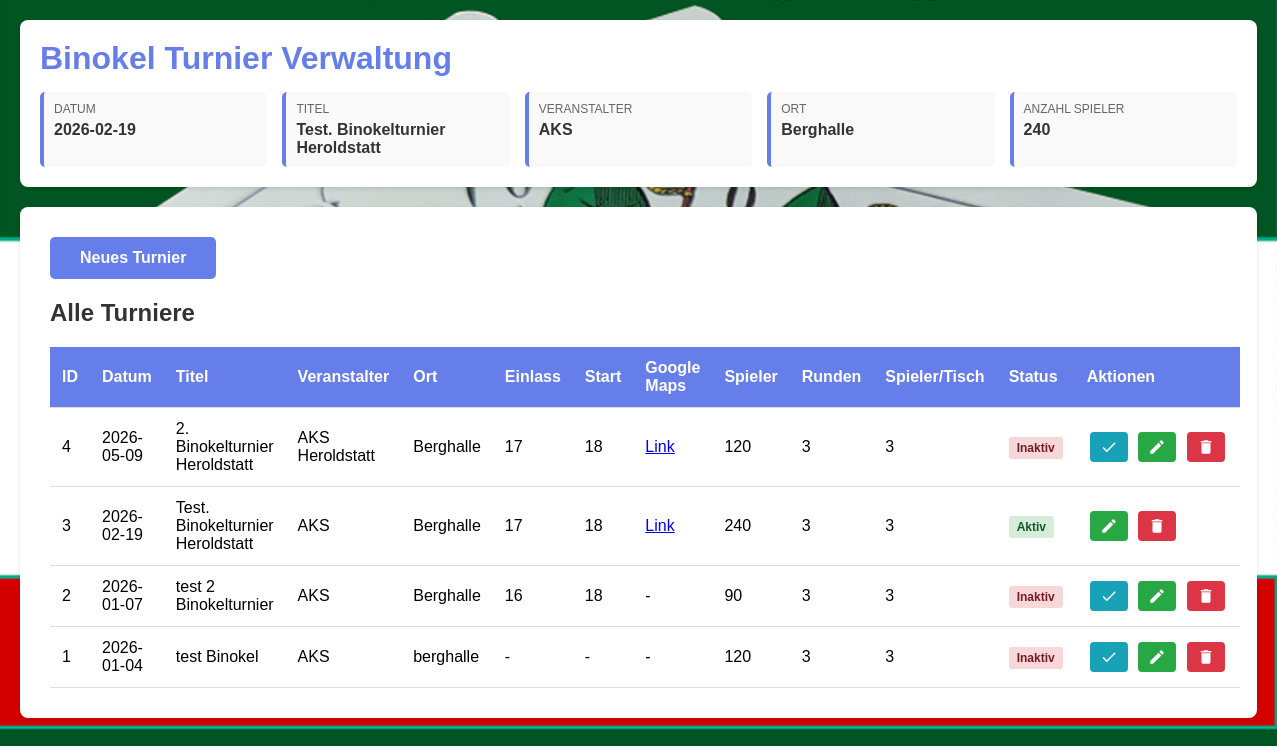
Page /turnier/turnier_erfassen.php on the earlier database version.
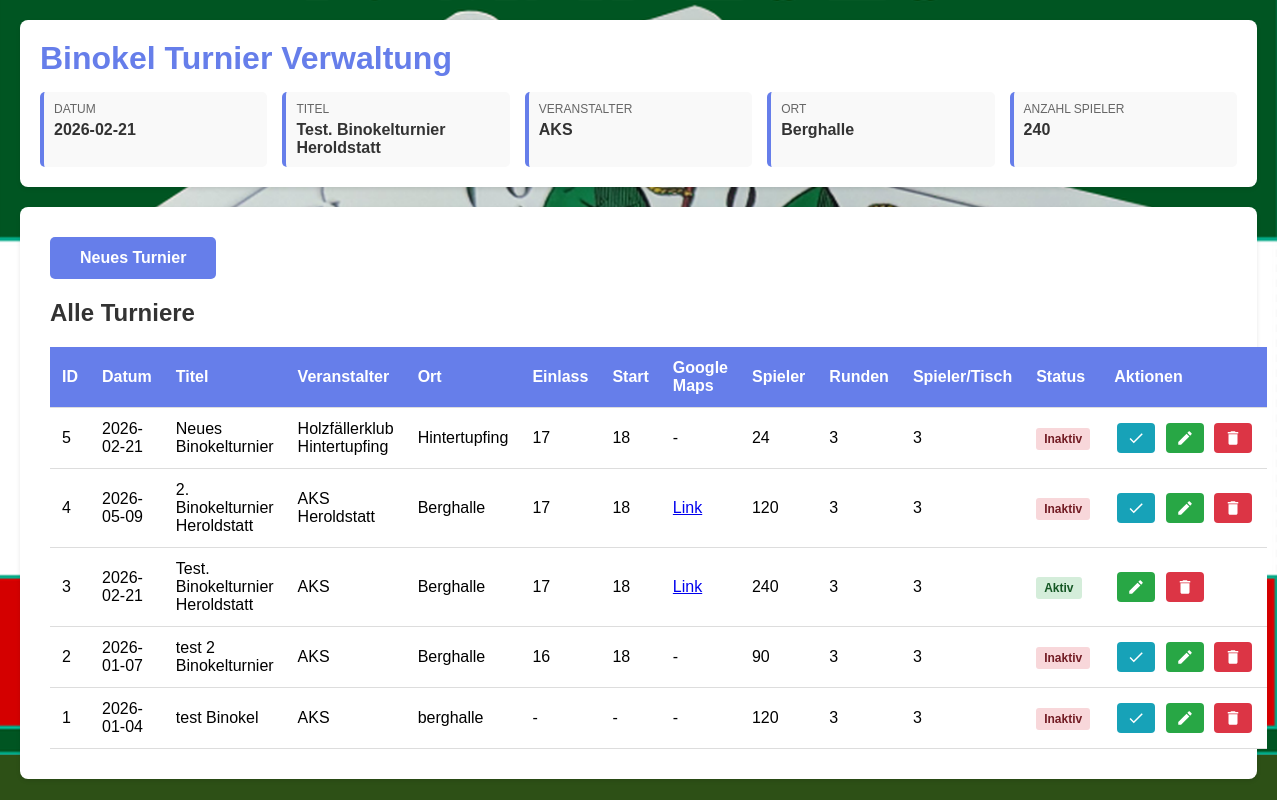
Same page on the later database version.
### tables this page shows
CREATE TABLE turnier (
        id INTEGER PRIMARY KEY AUTOINCREMENT,
        datum TEXT NOT NULL,
        titel TEXT NOT NULL,
        veranstalter TEXT NOT NULL,
        ort TEXT NOT NULL,
        erstellt_am TEXT DEFAULT CURRENT_TIMESTAMP,
        aktiv INTEGER DEFAULT 1
    , anzahl_spieler INTEGER DEFAULT 0, anzahl_runden INTEGER DEFAULT 3, spieler_pro_runde INTEGER DEFAULT 3, aktive_runde INTEGER DEFAULT NULL, aktive_ergebnis_runde INTEGER DEFAULT NULL, googlemaps_link TEXT DEFAULT NULL, startzeit TEXT DEFAULT NULL, einlasszeit TEXT DEFAULT NULL);

### turnier/config.php (called while the page is built, shortened)
<?php
function getAktuellesTurnier() {
    $db = getDB();
    $stmt = $db->query("SELECT * FROM turnier WHERE aktiv = 1 ORDER BY id DESC LIMIT 1");
    return $stmt->fetch(PDO::FETCH_ASSOC);
}
function getAllTurniere() {
    $db = getDB();
    $stmt = $db->query("SELECT * FROM turnier ORDER BY id DESC");
    return $stmt->fetchAll(PDO::FETCH_ASSOC);
}

### turnier/turnier_erfassen.php (the view, shortened to what this page needs)
<?php
require_once 'config.php';
$aktuellesTurnier = getAktuellesTurnier();
$alleTurniere = getAllTurniere();
$success = null;
$error = null;
$editMode = false;
$editTurnier = null;
$showForm = isset($_GET['new']) || $editMode;
?>
<!DOCTYPE html>
<html lang="de">
<head>
</head>
<body>
    <?php include 'header.php'; ?>
    <div class="container">
        <div class="toolbar">
            <a href="?new=1" class="btn">Neues Turnier</a>
        </div>
        <?php if ($showForm): ?>
            <h2><?php echo $editMode ? 'Turnier bearbeiten' : 'Neues Turnier erfassen'; ?></h2>
            <?php if ($success): ?>
                <div class="message success">
                    <?php echo htmlspecialchars($success); ?>
                </div>
            <?php endif; ?>
            <?php if ($error): ?>
                <div class="message error">
                    <?php echo htmlspecialchars($error); ?>
                </div>
            <?php endif; ?>
            <form action="turnier_speichern.php" method="POST">
                <?php if ($editMode): ?>
                    <input type="hidden" name="id" value="<?php echo $editTurnier['id']; ?>">
                <?php endif; ?>
                <div class="form-group">
                    <label for="datum">Datum *</label>
                    <input type="date" id="datum" name="datum" required value="<?php echo $editMode ? htmlspecialchars($editTurnier['datum']) : ''; ?>">
                </div>
                <div class="form-group">
                    <label for="titel">Titel *</label>
                    <input type="text" id="titel" name="titel" required placeholder="z.B. 2. Binokelturnier Heroldstatt" value="<?php echo $editMode ? htmlspecialchars($editTurnier['titel']) : ''; ?>">
                </div>
                <div class="form-group">
                    <label for="veranstalter">Veranstalter *</label>
                    <input type="text" id="veranstalter" name="veranstalter" required placeholder="z.B. AKS Heroldstatt" value="<?php echo $editMode ? htmlspecialchars($editTurnier['veranstalter']) : ''; ?>">
                </div>
                <div class="form-group">
                    <label for="ort">Ort *</label>
                    <input type="text" id="ort" name="ort" required placeholder="z.B. Berghalle, 72535 Heroldstatt" value="<?php echo $editMode ? htmlspecialchars($editTurnier['ort']) : ''; ?>">
                </div>
                <div class="form-group">
                    <label for="einlasszeit">Einlasszeit (optional)</label>
                    <input type="text" id="einlasszeit" name="einlasszeit" placeholder="z.B. 17 Uhr" value="<?php echo $editMode ? htmlspecialchars($editTurnier['einlasszeit'] ?? '') : ''; ?>">
                </div>
                <div class="form-group">
                    <label for="startzeit">Startzeit (optional)</label>
                    <input type="text" id="startzeit" name="startzeit" placeholder="z.B. 18 Uhr" value="<?php echo $editMode ? htmlspecialchars($editTurnier['startzeit'] ?? '') : ''; ?>">
                </div>
                <div class="form-group">
                    <label for="googlemaps_link">Google Maps Link (optional)</label>
                    <input type="url" id="googlemaps_link" name="googlemaps_link" placeholder="z.B. https://maps.app.goo.gl/WW1vLiSJfzJ5VBrt8" value="<?php echo $editMode ? htmlspecialchars($editTurnier['googlemaps_link'] ?? '') : ''; ?>">
                </div>
                <div class="form-group">
                    <label for="anzahl_spieler">Anzahl der Spieler *</label>
                    <input type="number" id="anzahl_spieler" name="anzahl_spieler" required min="1" placeholder="z.B. 16" value="<?php echo $editMode ? htmlspecialchars($editTurnier['anzahl_spieler'] ?? '0') : ''; ?>" onchange="pruefeTeilbarkeit()" oninput="pruefeTeilbarkeit()">
                </div>
                <div class="form-group">
                    <label for="anzahl_runden">Anzahl der Runden *</label>
                    <input type="number" id="anzahl_runden" name="anzahl_runden" required min="1" value="<?php echo $editMode ? htmlspecialchars($editTurnier['anzahl_runden'] ?? '3') : '3'; ?>">
                </div>
                <div class="form-group">
                    <label for="spieler_pro_runde">Anzahl Spieler pro Runde (pro Tisch) *</label>
                    <input type="number" id="spieler_pro_runde" name="spieler_pro_runde" required min="2" value="<?php echo $editMode ? htmlspecialchars($editTurnier['spieler_pro_runde'] ?? '3') : '3'; ?>" onchange="pruefeTeilbarkeit()" oninput="pruefeTeilbarkeit()">
                    <small id="teilbarkeits_hinweis" style="display: none; color: #dc3545; margin-top: 5px; display: block;"></small>
                </div>
                <button type="submit" class="btn" id="submitBtn"><?php echo $editMode ? 'Turnier aktualisieren' : 'Turnier speichern'; ?></button>
            </form>
            <script>
                function pruefeTeilbarkeit() {
                    var anzahlSpieler = parseInt(document.getElementById('anzahl_spieler').value) || 0;
                    var spielerProRunde = parseInt(document.getElementById('spieler_pro_runde').value) || 0;
                    var hinweis = document.getElementById('teilbarkeits_hinweis');
                    var submitBtn = document.getElementById('submitBtn');
                    if (anzahlSpieler > 0 && spielerProRunde > 0) {
                        if (anzahlSpieler % spielerProRunde != 0) {
                            var rest = anzahlSpieler % spielerProRunde;
                            hinweis.textContent = 'Warnung: Die Anzahl der Spieler (' + anzahlSpieler + ') ist nicht ganzzahlig durch die Anzahl Spieler pro Runde (' + spielerProRunde + ') teilbar. Rest: ' + rest + '.';
                            hinweis.style.color = '#dc3545';
                            hinweis.style.display = 'block';
                            submitBtn.disabled = false; // Erlaube trotzdem das Absenden, Server validiert auch
                        } else {
                            hinweis.textContent = '✓ Die Anzahl der Spieler ist durch die Anzahl Spieler pro Runde teilbar.';
                            hinweis.style.color = '#28a745';
                            hinweis.style.display = 'block';
                            submitBtn.disabled = false;
                        }
                    } else {
                        hinweis.style.display = 'none';
                        submitBtn.disabled = false;
                    }
                }
                // Beim Laden der Seite prüfen, falls Werte bereits vorhanden
                window.addEventListener('DOMContentLoaded', function() {
                    pruefeTeilbarkeit();
                });
            </script>
        <?php else: ?>
            <h2>Alle Turniere</h2>
            <?php if (empty($alleTurniere)): ?>
                <p class="no-turnier">Noch keine Turniere erfasst.</p>
            <?php else: ?>
                <table>
                    <thead>
                        <tr>
                            <th>ID</th>
                            <th>Datum</th>
                            <th>Titel</th>
                            <th>Veranstalter</th>
                            <th>Ort</th>
                            <th>Einlass</th>
                            <th>Start</th>
                            <th>Google Maps</th>
                            <th>Spieler</th>
                            <th>Runden</th>
                            <th>Spieler/Tisch</th>
                            <th>Status</th>
                            <th>Aktionen</th>
                        </tr>
                    </thead>
                    <tbody>
                        <?php foreach ($alleTurniere as $turnier): ?>
                            <tr>
                                <td><?php echo htmlspecialchars($turnier['id']); ?></td>
                                <td><?php echo htmlspecialchars($turnier['datum']); ?></td>
                                <td><?php echo htmlspecialchars($turnier['titel']); ?></td>
                                <td><?php echo htmlspecialchars($turnier['veranstalter']); ?></td>
                                <td><?php echo htmlspecialchars($turnier['ort']); ?></td>
                                <td><?php echo htmlspecialchars($turnier['einlasszeit'] ?? '-'); ?></td>
                                <td><?php echo htmlspecialchars($turnier['startzeit'] ?? '-'); ?></td>
                                <td>
                                    <?php if (!empty($turnier['googlemaps_link'])): ?>
                                        <a href="<?php echo htmlspecialchars($turnier['googlemaps_link']); ?>" target="_blank" title="<?php echo htmlspecialchars($turnier['googlemaps_link']); ?>">Link</a>
                                    <?php else: ?>
                                        -
                                    <?php endif; ?>
                                </td>
                                <td><?php echo htmlspecialchars($turnier['anzahl_spieler'] ?? '0'); ?></td>
                                <td><?php echo htmlspecialchars($turnier['anzahl_runden'] ?? '3'); ?></td>
                                <td><?php echo htmlspecialchars($turnier['spieler_pro_runde'] ?? '3'); ?></td>
                                <td>
                                    <?php if ($turnier['aktiv'] == 1): ?>
                                        <span class="status-active">Aktiv</span>
                                    <?php else: ?>
                                        <span class="status-inactive">Inaktiv</span>
                                    <?php endif; ?>
                                </td>
                                <td>
                                    <div class="action-buttons">
                                        <?php if ($turnier['aktiv'] != 1): ?>
                                            <button class="icon-btn icon-btn-activate" onclick="activateTurnier(<?php echo $turnier['id']; ?>)" title="Aktivieren">
                                                <svg xmlns="http://www.w3.org/2000/svg" viewBox="0 0 24 24">
                                                    <path d="M9 16.2L4.8 12l-1.4 1.4L9 19 21 7l-1.4-1.4L9 16.2z"/>
                                                </svg>
                                            </button>
                                        <?php endif; ?>
                                        <button class="icon-btn icon-btn-edit" onclick="editTurnier(<?php echo $turnier['id']; ?>)" title="Bearbeiten">
                                            <svg xmlns="http://www.w3.org/2000/svg" viewBox="0 0 24 24">
                                                <path d="M3 17.25V21h3.75L17.81 9.94l-3.75-3.75L3 17.25zM20.71 7.04c.39-.39.39-1.02 0-1.41l-2.34-2.34c-.39-.39-1.02-.39-1.41 0l-1.83 1.83 3.75 3.75 1.83-1.83z"/>
                                            </svg>
                                        </button>
                                        <button class="icon-btn icon-btn-delete" onclick="deleteTurnier(<?php echo $turnier['id']; ?>)" title="Löschen">
                                            <svg xmlns="http://www.w3.org/2000/svg" viewBox="0 0 24 24">
                                                <path d="M6 19c0 1.1.9 2 2 2h8c1.1 0 2-.9 2-2V7H6v12zM19 4h-3.5l-1-1h-5l-1 1H5v2h14V4z"/>
                                            </svg>
                                        </button>
                                    </div>
                                </td>
                            </tr>
                        <?php endforeach; ?>
                    </tbody>
                </table>
            <?php endif; ?>
        <?php endif; ?>
    </div>
</body>
</html>

### turnier/header.php (shortened to what this page needs)
<?php
require_once 'config.php';
$aktuellesTurnier = getAktuellesTurnier();
?>
<div class="header">
    <h1>Binokel Turnier Verwaltung</h1>
    <?php if ($aktuellesTurnier): ?>
        <div class="turnier-info">
            <div class="info-item">
                <div class="info-label">Datum</div>
                <div class="info-value"><?php echo htmlspecialchars($aktuellesTurnier['datum']); ?></div>
            </div>
            <div class="info-item">
                <div class="info-label">Titel</div>
                <div class="info-value"><?php echo htmlspecialchars($aktuellesTurnier['titel']); ?></div>
            </div>
            <div class="info-item">
                <div class="info-label">Veranstalter</div>
                <div class="info-value"><?php echo htmlspecialchars($aktuellesTurnier['veranstalter']); ?></div>
            </div>
            <div class="info-item">
                <div class="info-label">Ort</div>
                <div class="info-value"><?php echo htmlspecialchars($aktuellesTurnier['ort']); ?></div>
            </div>
            <div class="info-item">
                <div class="info-label">Anzahl Spieler</div>
                <div class="info-value"><?php echo htmlspecialchars($aktuellesTurnier['anzahl_spieler'] ?? '0'); ?></div>
            </div>
        </div>
    <?php else: ?>
        <p class="no-turnier">Noch kein Turnier erfasst</p>
    <?php endif; ?>
</div>

### turnier/turnier_erfassen.php (style rules this page uses)
* { margin: 0; padding: 0; box-sizing: border-box; }
body { font-family: Arial, sans-serif; background-color: #2d5016; background-image: url('../img/Binokel_Hintergrund.png'); background-size: contain; background-position: center top; background-repeat: no-repeat; background-attachment: fixed; padding: 20px; }
.container { background: white; padding: 30px; border-radius: 8px; box-shadow: 0 2px 4px rgba(0,0,0,0.1); max-width: 1400px; margin: 0 auto; }
.toolbar { display: flex; justify-content: space-between; align-items: center; margin-bottom: 20px; }
h2 { color: #333; margin-bottom: 20px; }
.btn { background: #667eea; color: white; padding: 12px 30px; border: none; border-radius: 5px; font-size: 16px; font-weight: 600; cursor: pointer; transition: background-color 0.3s; text-decoration: none; display: inline-block; }
table { width: 100%; border-collapse: collapse; margin-top: 20px; background: white; }
th, td { padding: 12px; text-align: left; border-bottom: 1px solid #ddd; }
th { background: #667eea; color: white; font-weight: bold; }
.icon-btn { padding: 6px 10px; margin: 0 3px; border: none; border-radius: 4px; cursor: pointer; display: inline-flex; align-items: center; justify-content: center; transition: background-color 0.2s, transform 0.1s; vertical-align: middle; }
.icon-btn svg { width: 18px; height: 18px; fill: white; }
.icon-btn-edit { background: #28a745; }
.icon-btn-delete { background: #dc3545; }
.icon-btn-activate { background: #17a2b8; }
.action-buttons { white-space: nowrap; }
.status-active { padding: 4px 8px; background: #d4edda; color: #155724; border-radius: 3px; font-size: 12px; font-weight: bold; }
.status-inactive { padding: 4px 8px; background: #f8d7da; color: #721c24; border-radius: 3px; font-size: 12px; font-weight: bold; }

### turnier/header.php (style rules this page uses)
.header { background: white; padding: 20px; border-radius: 8px; margin-bottom: 20px; box-shadow: 0 2px 4px rgba(0,0,0,0.1); }
.header h1 { color: #667eea; margin-bottom: 15px; }
.turnier-info { display: grid; grid-template-columns: repeat(auto-fit, minmax(200px, 1fr)); gap: 15px; margin-top: 15px; }
.info-item { padding: 10px; background: #f9f9f9; border-radius: 5px; border-left: 4px solid #667eea; }
.info-label { font-size: 12px; color: #666; text-transform: uppercase; margin-bottom: 5px; }
.info-value { font-size: 16px; font-weight: bold; color: #333; }

Differences in the rows shown:
changed turnier "Test. Binokelturnier Heroldstatt": datum "2026-02-19" → "2026-02-21"
added turnier: id "5", datum "2026-02-21", titel "Neues Binokelturnier", veranstalter "Holzfällerklub Hintertupfing", ort "Hintertupfing", einlasszeit "17", startzeit "18", anzahl_spieler "24", anzahl_runden "3", spieler_pro_runde "3", aktiv "Inaktiv"
